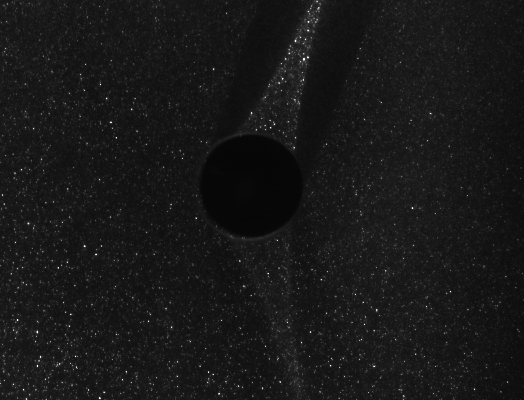
#> input picture image_samples/Karman/Images/Karman_01.bmp, 524 x 400 px, found by its file name
$ python display.py
#> lines starting #> are read from the running program, lines starting #| are printed output that depends on the picture

from __future__ import print_function

from scipy.ndimage import imread

import matplotlib.pyplot as plt
plt.ion()


def display(im0, im1, ixvec=None, iyvec=None, vecx=None, vecy=None):

    fig = plt.figure()
    ax = plt.gca()

    axi0 = ax.imshow(im0, interpolation='nearest')
    axi1 = ax.imshow(im1, interpolation='nearest')
    axi1.set_visible(False)

    ax.set_title('im 0 (alt+s to switch)')

    l, = ax.plot(0, 0, 'oy')
    l.set_visible(False)
    t = fig.text(0.1, 0.05, '')

    ax.set_xlim([0, im0.shape[1]])
    ax.set_ylim([0, im0.shape[0]])
    ax.set_xlabel('pixels')
    ax.set_ylabel('pixels')

    if ixvec is not None:
        q = ax.quiver(ixvec, iyvec, vecx, vecy, picker=10, color='w')

    def onclick(event):
        if event.inaxes != ax:
            return

        if event.key == 'alt+s':
            switch()

    def onpick(event):
        if event.artist != q:
            return True

        # the click locations
        # x = event.mouseevent.xdata
        # y = event.mouseevent.ydata

        ind = event.ind
        ix = q.X[ind]
        iy = q.Y[ind]
        l.set_visible(True)
        l.set_data(ix, iy)

        t.set_text('vector at ix = {} : iy = {} ; U = {} ; V = {}'.format(
            ix, iy, q.U[ind], q.V[ind]))
        fig.canvas.draw()

    fig.canvas.mpl_connect('pick_event', onpick)
    fig.canvas.mpl_connect('key_press_event', onclick)

    def switch():
        axi0.set_visible(not axi0.get_visible())
        axi1.set_visible(not axi1.get_visible())

        ax.set_title('im {} (alt+s to switch)'.format(int(axi1.get_visible())))

        fig.canvas.draw()

    plt.show()

if __name__ == '__main__':

    im0 = imread('image_samples/Karman/Images/Karman_01.bmp')
#> im0 is the input picture: shape (400, 524); min 5, max 255, mean 24
    im1 = imread('image_samples/Karman/Images/Karman_02.bmp')
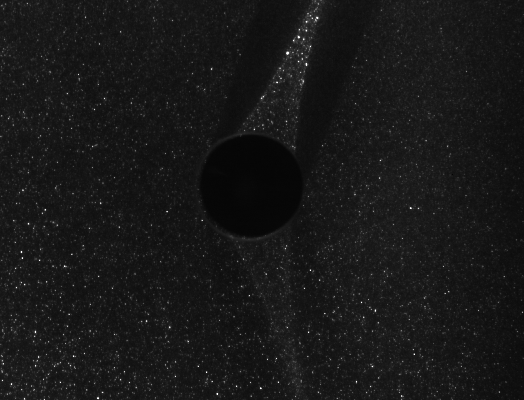
#> input picture image_samples/Karman/Images/Karman_02.bmp, 524 x 400 px, found by its file name
#> im1 is the input picture: shape (400, 524); min 3, max 255, mean 23.9
    display(im0, im1)
#> in display, `plt.show()`:
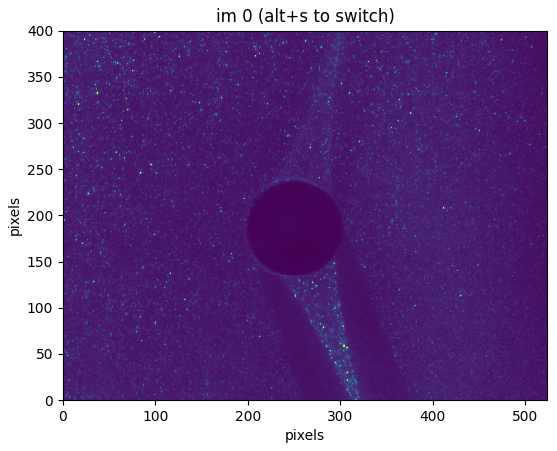
#> figure drawn by matplotlib, 1 panel
